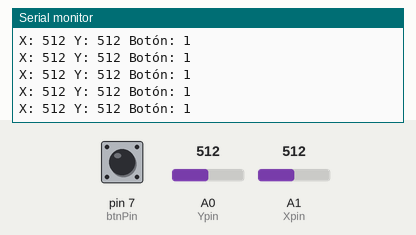
Recording of a sketch running on a simulated Arduino Uno, built with avr-gcc and run on an emulated ATmega328P. On the bench: the last lines printed to the serial monitor. The test bench sets the inputs (shaded band); at power-on: A1 (Xpin) = 512, pin 7 (btnPin) HIGH, A0 (Ypin) = 512.

Above: at 7.2 s.
7.3 s: A1 (Xpin) set to 106
At 7.36 s:
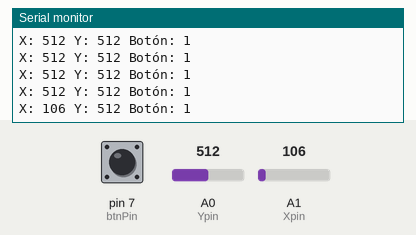
10.3 s: A1 (Xpin) set to 94
At 10.38 s:
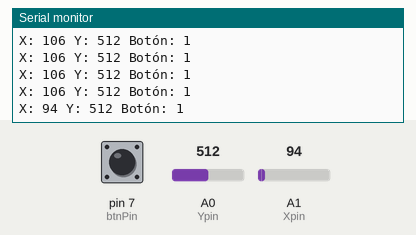
Timing chart, 0 to 13.3 s (numbered marks = the images above; inputs shaded):
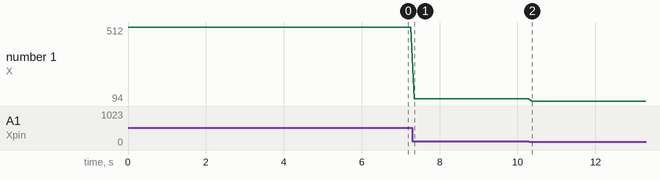

The sketch:

main.ino
```cpp
int Xpin = A1;
int Ypin = A0;
int btnPin = 7;
int xVal;
int yVal;
int btnVal;

void setup() {
  pinMode(Xpin, INPUT);
  pinMode(Ypin, INPUT);
  pinMode(btnPin, INPUT_PULLUP); // Usar resistencia pull-up interna
  Serial.begin(9600);
}

void loop() {
  xVal = analogRead(Xpin);
  yVal = analogRead(Ypin);
  btnVal = digitalRead(btnPin);

  // Puedes realizar acciones basadas en los valores de xVal, yVal y btnVal aquí
  // Por ejemplo, puedes imprimir estos valores en el puerto serie:
  Serial.print("X: ");
  Serial.print(xVal);
  Serial.print(" Y: ");
  Serial.print(yVal);
  Serial.print(" Botón: ");
  Serial.println(btnVal);

  delay(100);
}
```

Measured:
- after the input at 7.3 s, the serial monitor: prints a new line after 0.05 s (image 1)
- after the input at 10.3 s, the serial monitor: prints a new line after 0.08 s (image 2)
- plotted number 1: 512 → 106 after the input at 7.3 s, 106 → 94 after the input at 10.3 s
